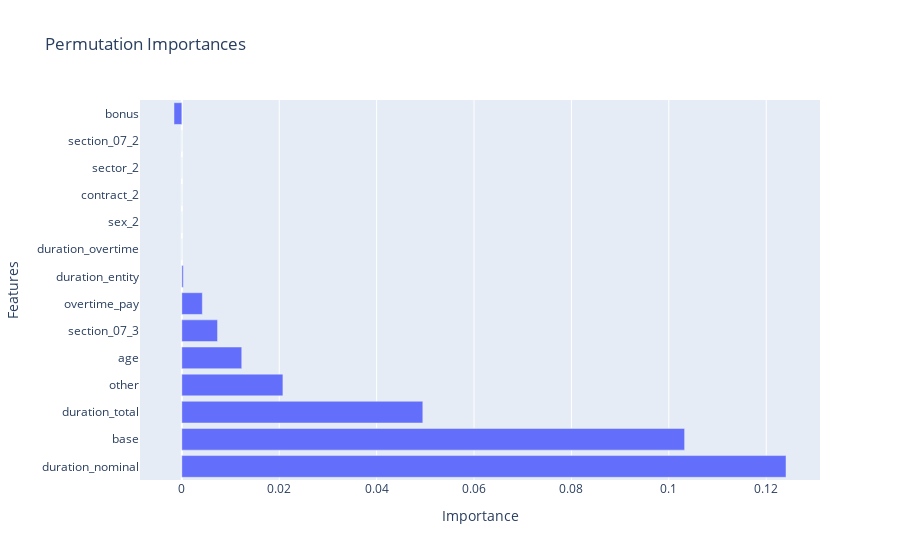

Write notebook code for a chart like this one.
### Markdown cell above
## Task 3: Classification

For the classification task we will use boosted decision trees. As before, we use one-hot encoding for the categorical variables and then scale the rest of the variables to the 0-1 range using min-max scaling. To see how our model will perform on unseen data, we use `train_test_split()` and use 20% of our dataset as a test set. To find the best model for our problem we will use the grid search implemented in scikit-learn. We will use stratified cross validation and the scoring metric will be the weighted F1-Score of the model. We don't use the accuracy because the classes are skewed (there are a more people with a higher education in the dataset). To see which features are most important for the classification we will use permutation feature importance.

### Code cell
# First, we use one-hot encoding for the qualitative variables (excluding 'education' because we will drop it later)
qualitative_vars_without_education = qualitative_vars.copy()
qualitative_vars_without_education.remove('education')
df_encoded = pd.get_dummies(df, columns=qualitative_vars_without_education, drop_first=True, dtype=int)
scaler = MinMaxScaler()
df_scaled = pd.DataFrame(scaler.fit_transform(df_encoded), columns=df_encoded.columns)
df_scaled = df_scaled.drop(columns=['id', 'education'])  # Drop the 'id' and 'education' columns

# X will be the features and y will be the target variable (education <= 2)
X = df_scaled.to_numpy()
y = df['education'].to_numpy()
# y should be 1 when education <= 2, and 0 otherwise
y = np.where(y <= 2, 1, 0)

# Split the data into training and testing sets to assess the classifier on unseen data
X_train, X_test, y_train, y_test = train_test_split(X, y, test_size=0.2, random_state=42)

# Define the parameter grid for AdaBoost
param_grid = {
    'n_estimators': [100, 200],
    'learning_rate': [0.3, 0.5, 0.7, 1.0],
}
# Create an AdaBoost classifier
ada = AdaBoostClassifier()

# Perform grid search with cross-validation
grid_search_ada = GridSearchCV(ada, param_grid, cv=StratifiedKFold(n_splits=5, shuffle=True, random_state=42), scoring='f1_weighted', n_jobs=-1)
grid_search_ada.fit(X_train, y_train)
model = grid_search_ada.best_estimator_
print(f"Best parameters for AdaBoost: {grid_search_ada.best_params_}")

# Evaluate the model on the test set
y_pred_ada = model.predict(X_test)
accuracy_ada = accuracy_score(y_test, y_pred_ada)
print(f"AdaBoost Accuracy: {accuracy_ada:.4f}")
print(classification_report(y_test, y_pred_ada))
print(confusion_matrix(y_test, y_pred_ada))

# Calculate permutation importance
perm_importance = permutation_importance(model, X_test, y_test, n_repeats=15, random_state=42)
# Sort the importances in descending order
sorted_idx = perm_importance.importances_mean.argsort()[::-1]
# Create a bar plot of the permutation importances
fig = px.bar(x=perm_importance.importances_mean[sorted_idx], y=df_scaled.columns[sorted_idx], orientation='h', title='Permutation Importances')
fig.update_layout(xaxis_title='Importance', yaxis_title='Features')
fig.show()

### Figure 1 — Plotly figure (JSON) as saved in the notebook; plotly's stock layout.template omitted (floating-point values rounded to 4 significant figures)
{"data": [{"hovertemplate": "x=%{x}<br>y=%{y}<extra></extra>", "legendgroup": "", "marker": {"color": "#636efa", "pattern": {"shape": ""}}, "name": "", "orientation": "h", "showlegend": false, "textposition": "auto", "type": "bar", "x": [0.1241, 0.1032, 0.04948, 0.02076, 0.0123, 0.007333, 0.004212, 0.000303, 0.0, 0.0, 0.0, 0.0, 0.0, -0.001606], "xaxis": "x", "y": ["duration_nominal", "base", "duration_total", "other", "age", "section_07_3", "overtime_pay", "duration_entity", "duration_overtime", "sex_2", "contract_2", "sector_2", "section_07_2", "bonus"], "yaxis": "y"}], "layout": {"barmode": "relative", "legend": {"tracegroupgap": 0}, "title": {"text": "Permutation Importances"}, "xaxis": {"anchor": "y", "domain": [0, 1], "title": {"text": "Importance"}}, "yaxis": {"anchor": "x", "domain": [0, 1], "title": {"text": "Features"}}}}
